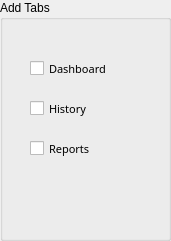
       <widget class="QGroupBox" name="groupBox_10">
        <property name="geometry">
         <rect>
          <x>110</x>
          <y>108</y>
          <width>171</width>
          <height>241</height>
         </rect>
        </property>
        <property name="title">
         <string>Add Tabs</string>
        </property>
        <widget class="QCheckBox" name="checkBox_11">
         <property name="geometry">
          <rect>
           <x>30</x>
           <y>140</y>
           <width>91</width>
           <height>17</height>
          </rect>
         </property>
         <property name="font">
          <font>
           <family>Yu Gothic UI Semibold</family>
           <pointsize>8</pointsize>
           <weight>50</weight>
           <italic>false</italic>
           <bold>false</bold>
          </font>
         </property>
         <property name="text">
          <string>Reports</string>
         </property>
        </widget>
        <widget class="QCheckBox" name="checkBox_7">
         <property name="geometry">
          <rect>
           <x>30</x>
           <y>60</y>
           <width>91</width>
           <height>17</height>
          </rect>
         </property>
         <property name="font">
          <font>
           <family>Yu Gothic UI Semibold</family>
           <pointsize>8</pointsize>
           <weight>50</weight>
           <italic>false</italic>
           <bold>false</bold>
          </font>
         </property>
         <property name="text">
          <string>Dashboard</string>
         </property>
        </widget>
        <widget class="QCheckBox" name="checkBox_10">
         <property name="geometry">
          <rect>
           <x>30</x>
           <y>100</y>
           <width>91</width>
           <height>17</height>
          </rect>
         </property>
         <property name="font">
          <font>
           <family>Yu Gothic UI Semibold</family>
           <pointsize>8</pointsize>
           <weight>50</weight>
           <italic>false</italic>
           <bold>false</bold>
          </font>
         </property>
         <property name="text">
          <string>History</string>
         </property>
        </widget>
       </widget>
